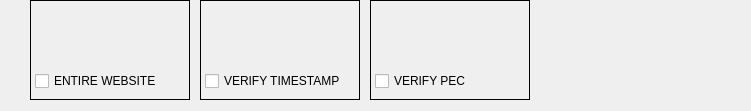
                       <widget class="QWidget" name="horizontalLayoutWidget_2">
                        <property name="geometry">
                         <rect>
                          <x>0</x>
                          <y>120</y>
                          <width>751</width>
                          <height>111</height>
                         </rect>
                        </property>
                        <layout class="QHBoxLayout" name="row_2">
                         <property name="spacing">
                          <number>10</number>
                         </property>
                         <property name="sizeConstraint">
                          <enum>QLayout::SetDefaultConstraint</enum>
                         </property>
                         <property name="leftMargin">
                          <number>0</number>
                         </property>
                         <property name="topMargin">
                          <number>0</number>
                         </property>
                         <property name="bottomMargin">
                          <number>10</number>
                         </property>
                         <item>
                          <spacer name="horizontalSpacer_row_2_left">
                           <property name="orientation">
                            <enum>Qt::Horizontal</enum>
                           </property>
                           <property name="sizeType">
                            <enum>QSizePolicy::Expanding</enum>
                           </property>
                           <property name="sizeHint" stdset="0">
                            <size>
                             <width>40</width>
                             <height>20</height>
                            </size>
                           </property>
                          </spacer>
                         </item>
                         <item>
                          <widget class="QFrame" name="frame_entire_website">
                           <property name="minimumSize">
                            <size>
                             <width>160</width>
                             <height>0</height>
                            </size>
                           </property>
                           <property name="maximumSize">
                            <size>
                             <width>160</width>
                             <height>100</height>
                            </size>
                           </property>
                           <property name="frameShape">
                            <enum>QFrame::Box</enum>
                           </property>
                           <property name="frameShadow">
                            <enum>QFrame::Plain</enum>
                           </property>
                           <widget class="QWidget" name="verticalLayoutWidget_11">
                            <property name="geometry">
                             <rect>
                              <x>0</x>
                              <y>0</y>
                              <width>161</width>
                              <height>101</height>
                             </rect>
                            </property>
                            <property name="minimumSize">
                             <size>
                              <width>161</width>
                              <height>0</height>
                             </size>
                            </property>
                            <property name="maximumSize">
                             <size>
                              <width>161</width>
                              <height>101</height>
                             </size>
                            </property>
                            <layout class="QVBoxLayout" name="vlayout_entire_website">
                             <property name="leftMargin">
                              <number>5</number>
                             </property>
                             <property name="bottomMargin">
                              <number>10</number>
                             </property>
                             <item>
                              <widget class="QLabel" name="label_entire_website">
                               <property name="minimumSize">
                                <size>
                                 <width>155</width>
                                 <height>0</height>
                                </size>
                               </property>
                               <property name="maximumSize">
                                <size>
                                 <width>155</width>
                                 <height>68</height>
                                </size>
                               </property>
                               <property name="text">
                                <string/>
                               </property>
                               <property name="pixmap">
                                <pixmap>../images/wizard/entire_website.png</pixmap>
                               </property>
                               <property name="alignment">
                                <set>Qt::AlignCenter</set>
                               </property>
                              </widget>
                             </item>
                             <item>
                              <widget class="QCheckBox" name="entireWEbSite">
                               <property name="maximumSize">
                                <size>
                                 <width>150</width>
                                 <height>16777215</height>
                                </size>
                               </property>
                               <property name="text">
                                <string>ENTIRE WEBSITE</string>
                               </property>
                               <property name="checked">
                                <bool>false</bool>
                               </property>
                              </widget>
                             </item>
                            </layout>
                           </widget>
                          </widget>
                         </item>
                         <item>
                          <widget class="QFrame" name="frame_verify_timestamp">
                           <property name="minimumSize">
                            <size>
                             <width>160</width>
                             <height>0</height>
                            </size>
                           </property>
                           <property name="maximumSize">
                            <size>
                             <width>160</width>
                             <height>100</height>
                            </size>
                           </property>
                           <property name="frameShape">
                            <enum>QFrame::Box</enum>
                           </property>
                           <property name="frameShadow">
                            <enum>QFrame::Plain</enum>
                           </property>
                           <widget class="QWidget" name="verticalLayoutWidget_21">
                            <property name="geometry">
                             <rect>
                              <x>0</x>
                              <y>0</y>
                              <width>161</width>
                              <height>101</height>
                             </rect>
                            </property>
                            <property name="minimumSize">
                             <size>
                              <width>161</width>
                              <height>0</height>
                             </size>
                            </property>
                            <property name="maximumSize">
                             <size>
                              <width>161</width>
                              <height>101</height>
                             </size>
                            </property>
                            <layout class="QVBoxLayout" name="vlayout_verify_timestamp">
                             <property name="leftMargin">
                              <number>5</number>
                             </property>
                             <property name="bottomMargin">
                              <number>10</number>
                             </property>
                             <item>
                              <widget class="QLabel" name="label_verify_timestamp">
                               <property name="minimumSize">
                                <size>
                                 <width>155</width>
                                 <height>0</height>
                                </size>
                               </property>
                               <property name="maximumSize">
                                <size>
                                 <width>155</width>
                                 <height>68</height>
                                </size>
                               </property>
                               <property name="text">
                                <string/>
                               </property>
                               <property name="pixmap">
                                <pixmap>../images/wizard/verify_timestamp.png</pixmap>
                               </property>
                               <property name="alignment">
                                <set>Qt::AlignCenter</set>
                               </property>
                              </widget>
                             </item>
                             <item>
                              <widget class="QCheckBox" name="verifyTimestamp">
                               <property name="maximumSize">
                                <size>
                                 <width>150</width>
                                 <height>16777215</height>
                                </size>
                               </property>
                               <property name="text">
                                <string>VERIFY TIMESTAMP</string>
                               </property>
                               <property name="checked">
                                <bool>false</bool>
                               </property>
                              </widget>
                             </item>
                            </layout>
                           </widget>
                          </widget>
                         </item>
                         <item>
                          <widget class="QFrame" name="frame_verify_pec">
                           <property name="minimumSize">
                            <size>
                             <width>160</width>
                             <height>0</height>
                            </size>
                           </property>
                           <property name="maximumSize">
                            <size>
                             <width>160</width>
                             <height>100</height>
                            </size>
                           </property>
                           <property name="frameShape">
                            <enum>QFrame::Box</enum>
                           </property>
                           <property name="frameShadow">
                            <enum>QFrame::Plain</enum>
                           </property>
                           <widget class="QWidget" name="verticalLayoutWidget_22">
                            <property name="geometry">
                             <rect>
                              <x>0</x>
                              <y>0</y>
                              <width>161</width>
                              <height>101</height>
                             </rect>
                            </property>
                            <property name="minimumSize">
                             <size>
                              <width>161</width>
                              <height>0</height>
                             </size>
                            </property>
                            <property name="maximumSize">
                             <size>
                              <width>161</width>
                              <height>101</height>
                             </size>
                            </property>
                            <layout class="QVBoxLayout" name="vlayout_verify_pec">
                             <property name="leftMargin">
                              <number>5</number>
                             </property>
                             <property name="bottomMargin">
                              <number>10</number>
                             </property>
                             <item>
                              <widget class="QLabel" name="label_verify_pec">
                               <property name="minimumSize">
                                <size>
                                 <width>155</width>
                                 <height>0</height>
                                </size>
                               </property>
                               <property name="maximumSize">
                                <size>
                                 <width>155</width>
                                 <height>68</height>
                                </size>
                               </property>
                               <property name="text">
                                <string/>
                               </property>
                               <property name="pixmap">
                                <pixmap>../images/wizard/verify_pec.png</pixmap>
                               </property>
                               <property name="alignment">
                                <set>Qt::AlignCenter</set>
                               </property>
                              </widget>
                             </item>
                             <item>
                              <widget class="QCheckBox" name="verifyPec">
                               <property name="maximumSize">
                                <size>
                                 <width>150</width>
                                 <height>16777215</height>
                                </size>
                               </property>
                               <property name="text">
                                <string>VERIFY PEC</string>
                               </property>
                               <property name="checked">
                                <bool>false</bool>
                               </property>
                              </widget>
                             </item>
                            </layout>
                           </widget>
                          </widget>
                         </item>
                         <item>
                          <spacer name="horizontalSpacer_row_2_right">
                           <property name="orientation">
                            <enum>Qt::Horizontal</enum>
                           </property>
                           <property name="sizeType">
                            <enum>QSizePolicy::Fixed</enum>
                           </property>
                           <property name="sizeHint" stdset="0">
                            <size>
                             <width>210</width>
                             <height>20</height>
                            </size>
                           </property>
                          </spacer>
                         </item>
                        </layout>
                       </widget>
